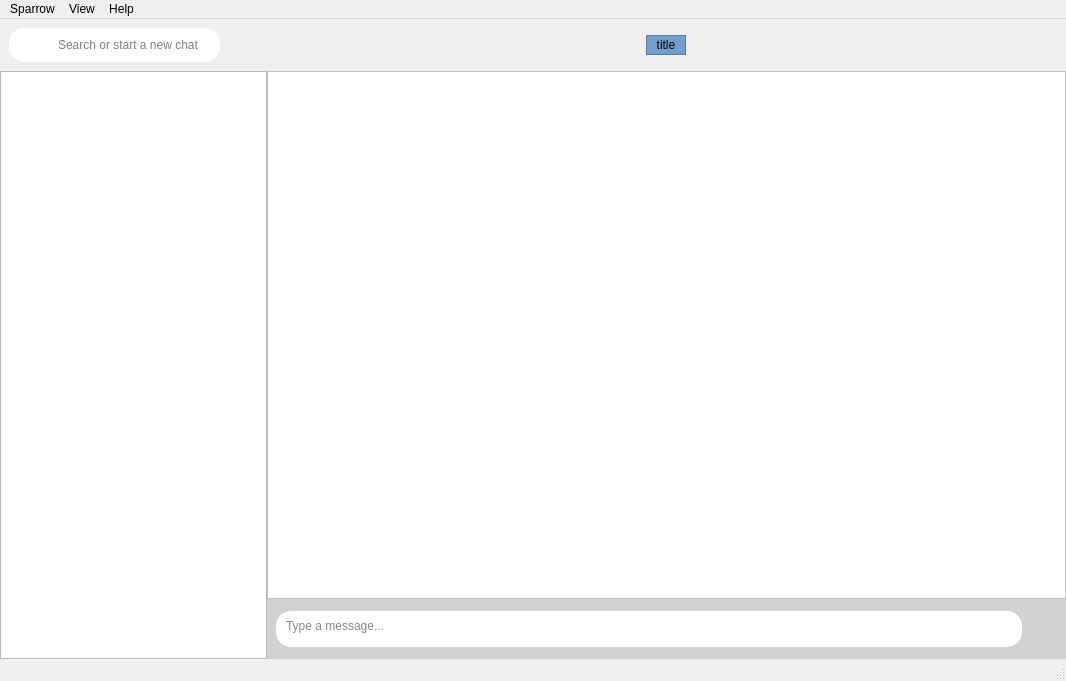
<?xml version="1.0" encoding="UTF-8"?>
<ui version="4.0">
 <class>MainWindow</class>
 <widget class="QMainWindow" name="MainWindow">
  <property name="geometry">
   <rect>
    <x>0</x>
    <y>0</y>
    <width>1066</width>
    <height>681</height>
   </rect>
  </property>
  <property name="windowTitle">
   <string>Sparrow</string>
  </property>
  <property name="toolButtonStyle">
   <enum>Qt::ToolButtonIconOnly</enum>
  </property>
  <property name="tabShape">
   <enum>QTabWidget::Rounded</enum>
  </property>
  <widget class="QWidget" name="centralwidget">
   <property name="minimumSize">
    <size>
     <width>400</width>
     <height>0</height>
    </size>
   </property>
   <layout class="QVBoxLayout" name="verticalLayout" stretch="0,0">
    <property name="spacing">
     <number>0</number>
    </property>
    <property name="leftMargin">
     <number>0</number>
    </property>
    <property name="topMargin">
     <number>0</number>
    </property>
    <property name="rightMargin">
     <number>0</number>
    </property>
    <property name="bottomMargin">
     <number>0</number>
    </property>
    <item>
     <widget class="QWidget" name="toolbar" native="true">
      <property name="maximumSize">
       <size>
        <width>16777215</width>
        <height>60</height>
       </size>
      </property>
      <layout class="QHBoxLayout" name="horizontalLayout_3" stretch="1,3">
       <property name="spacing">
        <number>0</number>
       </property>
       <property name="leftMargin">
        <number>0</number>
       </property>
       <property name="topMargin">
        <number>0</number>
       </property>
       <property name="rightMargin">
        <number>0</number>
       </property>
       <property name="bottomMargin">
        <number>0</number>
       </property>
       <item>
        <widget class="QWidget" name="conversationControls" native="true">
         <property name="maximumSize">
          <size>
           <width>400</width>
           <height>16777215</height>
          </size>
         </property>
         <layout class="QHBoxLayout" name="horizontalLayout_4">
          <item>
           <widget class="QWidget" name="searchBar" native="true">
            <property name="styleSheet">
             <string notr="true">border-style: outset;
border-width: 0px;
border-radius: 15px;
background-color: white;
</string>
            </property>
            <layout class="QHBoxLayout" name="horizontalLayout_5">
             <item>
              <widget class="QPushButton" name="searchButton">
               <property name="cursor">
                <cursorShape>PointingHandCursor</cursorShape>
               </property>
               <property name="focusPolicy">
                <enum>Qt::NoFocus</enum>
               </property>
               <property name="statusTip">
                <string>Search</string>
               </property>
               <property name="styleSheet">
                <string notr="true">border: none;
outline: none;</string>
               </property>
               <property name="text">
                <string/>
               </property>
               <property name="icon">
                <iconset>
                 <normaloff>assets/search.png</normaloff>assets/search.png</iconset>
               </property>
              </widget>
             </item>
             <item>
              <widget class="QLineEdit" name="searchText">
               <property name="placeholderText">
                <string>Search or start a new chat</string>
               </property>
              </widget>
             </item>
            </layout>
           </widget>
          </item>
          <item>
           <widget class="QPushButton" name="newConversationButton">
            <property name="cursor">
             <cursorShape>PointingHandCursor</cursorShape>
            </property>
            <property name="focusPolicy">
             <enum>Qt::NoFocus</enum>
            </property>
            <property name="styleSheet">
             <string notr="true">border: none;
outline: none;</string>
            </property>
            <property name="text">
             <string/>
            </property>
            <property name="icon">
             <iconset>
              <normaloff>assets/new_conv.png</normaloff>assets/new_conv.png</iconset>
            </property>
            <property name="iconSize">
             <size>
              <width>24</width>
              <height>24</height>
             </size>
            </property>
           </widget>
          </item>
         </layout>
        </widget>
       </item>
       <item>
        <widget class="QWidget" name="conversationTitleWidget" native="true">
         <layout class="QGridLayout" name="gridLayout">
          <property name="leftMargin">
           <number>0</number>
          </property>
          <property name="topMargin">
           <number>0</number>
          </property>
          <property name="rightMargin">
           <number>0</number>
          </property>
          <property name="bottomMargin">
           <number>0</number>
          </property>
          <property name="spacing">
           <number>0</number>
          </property>
          <item row="0" column="0">
           <widget class="QLabel" name="conversationTitle">
            <property name="maximumSize">
             <size>
              <width>40</width>
              <height>20</height>
             </size>
            </property>
            <property name="cursor">
             <cursorShape>IBeamCursor</cursorShape>
            </property>
            <property name="styleSheet">
             <string notr="true">background-color: rgb(114, 159, 207);</string>
            </property>
            <property name="frameShape">
             <enum>QFrame::StyledPanel</enum>
            </property>
            <property name="frameShadow">
             <enum>QFrame::Sunken</enum>
            </property>
            <property name="lineWidth">
             <number>0</number>
            </property>
            <property name="text">
             <string>title</string>
            </property>
            <property name="alignment">
             <set>Qt::AlignCenter</set>
            </property>
            <property name="textInteractionFlags">
             <set>Qt::TextSelectableByKeyboard|Qt::TextSelectableByMouse</set>
            </property>
           </widget>
          </item>
         </layout>
        </widget>
       </item>
      </layout>
     </widget>
    </item>
    <item>
     <widget class="QWidget" name="horizontalWidget" native="true">
      <layout class="QHBoxLayout" name="horizontalLayout" stretch="1,3">
       <property name="spacing">
        <number>0</number>
       </property>
       <property name="leftMargin">
        <number>0</number>
       </property>
       <property name="topMargin">
        <number>0</number>
       </property>
       <property name="rightMargin">
        <number>0</number>
       </property>
       <property name="bottomMargin">
        <number>0</number>
       </property>
       <item>
        <widget class="QListView" name="conversationList">
         <property name="minimumSize">
          <size>
           <width>130</width>
           <height>0</height>
          </size>
         </property>
         <property name="maximumSize">
          <size>
           <width>400</width>
           <height>16777215</height>
          </size>
         </property>
         <property name="toolTip">
          <string>A list of your conversations</string>
         </property>
         <property name="statusTip">
          <string>Conversation list</string>
         </property>
         <property name="styleSheet">
          <string notr="true"/>
         </property>
         <property name="frameShape">
          <enum>QFrame::StyledPanel</enum>
         </property>
         <property name="frameShadow">
          <enum>QFrame::Sunken</enum>
         </property>
         <property name="lineWidth">
          <number>1</number>
         </property>
         <property name="verticalScrollBarPolicy">
          <enum>Qt::ScrollBarAlwaysOff</enum>
         </property>
         <property name="horizontalScrollBarPolicy">
          <enum>Qt::ScrollBarAlwaysOff</enum>
         </property>
        </widget>
       </item>
       <item>
        <widget class="QWidget" name="aConversation" native="true">
         <layout class="QVBoxLayout" name="verticalLayout_2" stretch="0,0">
          <property name="spacing">
           <number>0</number>
          </property>
          <property name="sizeConstraint">
           <enum>QLayout::SetDefaultConstraint</enum>
          </property>
          <property name="leftMargin">
           <number>0</number>
          </property>
          <property name="topMargin">
           <number>0</number>
          </property>
          <property name="rightMargin">
           <number>0</number>
          </property>
          <property name="bottomMargin">
           <number>0</number>
          </property>
          <item>
           <widget class="QScrollArea" name="conversationHistoryArea">
            <property name="statusTip">
             <string>Conversation history</string>
            </property>
            <property name="styleSheet">
             <string notr="true">background-color: rgb(255, 255, 255);</string>
            </property>
            <property name="verticalScrollBarPolicy">
             <enum>Qt::ScrollBarAlwaysOff</enum>
            </property>
            <property name="horizontalScrollBarPolicy">
             <enum>Qt::ScrollBarAlwaysOff</enum>
            </property>
            <property name="widgetResizable">
             <bool>true</bool>
            </property>
            <widget class="QWidget" name="scrollAreaWidgetContents">
             <property name="geometry">
              <rect>
               <x>0</x>
               <y>0</y>
               <width>797</width>
               <height>520</height>
              </rect>
             </property>
             <layout class="QVBoxLayout" name="verticalLayout_4" stretch="0">
              <property name="spacing">
               <number>0</number>
              </property>
              <property name="leftMargin">
               <number>12</number>
              </property>
              <property name="topMargin">
               <number>12</number>
              </property>
              <property name="rightMargin">
               <number>12</number>
              </property>
              <property name="bottomMargin">
               <number>12</number>
              </property>
              <item>
               <spacer name="verticalSpacer_2">
                <property name="orientation">
                 <enum>Qt::Vertical</enum>
                </property>
                <property name="sizeHint" stdset="0">
                 <size>
                  <width>20</width>
                  <height>0</height>
                 </size>
                </property>
               </spacer>
              </item>
             </layout>
            </widget>
           </widget>
          </item>
          <item>
           <widget class="QWidget" name="messageWidget" native="true">
            <property name="enabled">
             <bool>true</bool>
            </property>
            <property name="sizePolicy">
             <sizepolicy hsizetype="Expanding" vsizetype="Expanding">
              <horstretch>0</horstretch>
              <verstretch>0</verstretch>
             </sizepolicy>
            </property>
            <property name="minimumSize">
             <size>
              <width>0</width>
              <height>0</height>
             </size>
            </property>
            <property name="maximumSize">
             <size>
              <width>16777215</width>
              <height>60</height>
             </size>
            </property>
            <property name="sizeIncrement">
             <size>
              <width>0</width>
              <height>16</height>
             </size>
            </property>
            <property name="baseSize">
             <size>
              <width>-1</width>
              <height>60</height>
             </size>
            </property>
            <property name="styleSheet">
             <string notr="true">background-color: rgb(209, 209, 209);</string>
            </property>
            <layout class="QHBoxLayout" name="horizontalLayout_2" stretch="0,0">
             <property name="spacing">
              <number>0</number>
             </property>
             <property name="leftMargin">
              <number>9</number>
             </property>
             <property name="topMargin">
              <number>12</number>
             </property>
             <property name="rightMargin">
              <number>0</number>
             </property>
             <property name="bottomMargin">
              <number>12</number>
             </property>
             <item>
              <widget class="QTextEdit" name="messageBox">
               <property name="maximumSize">
                <size>
                 <width>16777215</width>
                 <height>96</height>
                </size>
               </property>
               <property name="baseSize">
                <size>
                 <width>0</width>
                 <height>25</height>
                </size>
               </property>
               <property name="cursor" stdset="0">
                <cursorShape>IBeamCursor</cursorShape>
               </property>
               <property name="statusTip">
                <string>Message box</string>
               </property>
               <property name="layoutDirection">
                <enum>Qt::RightToLeft</enum>
               </property>
               <property name="styleSheet">
                <string notr="true">border-style: outset;
border-width: 0px;
border-radius: 15px;
background-color: white;
padding: 4px 6px 4px 6px;
color: #111111;
font: normal 12px;</string>
               </property>
               <property name="verticalScrollBarPolicy">
                <enum>Qt::ScrollBarAlwaysOff</enum>
               </property>
               <property name="horizontalScrollBarPolicy">
                <enum>Qt::ScrollBarAlwaysOff</enum>
               </property>
               <property name="sizeAdjustPolicy">
                <enum>QAbstractScrollArea::AdjustToContents</enum>
               </property>
               <property name="html">
                <string>&lt;!DOCTYPE HTML PUBLIC &quot;-//W3C//DTD HTML 4.0//EN&quot; &quot;http://www.w3.org/TR/REC-html40/strict.dtd&quot;&gt;
&lt;html&gt;&lt;head&gt;&lt;meta name=&quot;qrichtext&quot; content=&quot;1&quot; /&gt;&lt;style type=&quot;text/css&quot;&gt;
p, li { white-space: pre-wrap; }
&lt;/style&gt;&lt;/head&gt;&lt;body style=&quot; font-family:'Noto Sans'; font-size:12px; font-weight:400; font-style:normal;&quot;&gt;
&lt;p style=&quot;-qt-paragraph-type:empty; margin-top:0px; margin-bottom:0px; margin-left:0px; margin-right:0px; -qt-block-indent:0; text-indent:0px; font-size:9pt;&quot;&gt;&lt;br /&gt;&lt;/p&gt;&lt;/body&gt;&lt;/html&gt;</string>
               </property>
               <property name="textInteractionFlags">
                <set>Qt::LinksAccessibleByKeyboard|Qt::LinksAccessibleByMouse|Qt::TextBrowserInteraction|Qt::TextEditable|Qt::TextEditorInteraction|Qt::TextSelectableByKeyboard|Qt::TextSelectableByMouse</set>
               </property>
               <property name="placeholderText">
                <string>Type a message...</string>
               </property>
              </widget>
             </item>
             <item>
              <widget class="QWidget" name="sendWidget" native="true">
               <layout class="QVBoxLayout" name="verticalLayout_3">
                <property name="spacing">
                 <number>0</number>
                </property>
                <property name="leftMargin">
                 <number>4</number>
                </property>
                <property name="topMargin">
                 <number>0</number>
                </property>
                <property name="rightMargin">
                 <number>8</number>
                </property>
                <property name="bottomMargin">
                 <number>0</number>
                </property>
                <item>
                 <spacer name="verticalSpacer">
                  <property name="orientation">
                   <enum>Qt::Vertical</enum>
                  </property>
                  <property name="sizeHint" stdset="0">
                   <size>
                    <width>20</width>
                    <height>40</height>
                   </size>
                  </property>
                 </spacer>
                </item>
                <item>
                 <widget class="QPushButton" name="sendButton">
                  <property name="baseSize">
                   <size>
                    <width>0</width>
                    <height>0</height>
                   </size>
                  </property>
                  <property name="palette">
                   <palette>
                    <active>
                     <colorrole role="Button">
                      <brush brushstyle="SolidPattern">
                       <color alpha="255">
                        <red>209</red>
                        <green>209</green>
                        <blue>209</blue>
                       </color>
                      </brush>
                     </colorrole>
                     <colorrole role="Base">
                      <brush brushstyle="SolidPattern">
                       <color alpha="255">
                        <red>209</red>
                        <green>209</green>
                        <blue>209</blue>
                       </color>
                      </brush>
                     </colorrole>
                     <colorrole role="Window">
                      <brush brushstyle="SolidPattern">
                       <color alpha="255">
                        <red>209</red>
                        <green>209</green>
                        <blue>209</blue>
                       </color>
                      </brush>
                     </colorrole>
                    </active>
                    <inactive>
                     <colorrole role="Button">
                      <brush brushstyle="SolidPattern">
                       <color alpha="255">
                        <red>209</red>
                        <green>209</green>
                        <blue>209</blue>
                       </color>
                      </brush>
                     </colorrole>
                     <colorrole role="Base">
                      <brush brushstyle="SolidPattern">
                       <color alpha="255">
                        <red>209</red>
                        <green>209</green>
                        <blue>209</blue>
                       </color>
                      </brush>
                     </colorrole>
                     <colorrole role="Window">
                      <brush brushstyle="SolidPattern">
                       <color alpha="255">
                        <red>209</red>
                        <green>209</green>
                        <blue>209</blue>
                       </color>
                      </brush>
                     </colorrole>
                    </inactive>
                    <disabled>
                     <colorrole role="Button">
                      <brush brushstyle="SolidPattern">
                       <color alpha="255">
                        <red>209</red>
                        <green>209</green>
                        <blue>209</blue>
                       </color>
                      </brush>
                     </colorrole>
                     <colorrole role="Base">
                      <brush brushstyle="SolidPattern">
                       <color alpha="255">
                        <red>209</red>
                        <green>209</green>
                        <blue>209</blue>
                       </color>
                      </brush>
                     </colorrole>
                     <colorrole role="Window">
                      <brush brushstyle="SolidPattern">
                       <color alpha="255">
                        <red>209</red>
                        <green>209</green>
                        <blue>209</blue>
                       </color>
                      </brush>
                     </colorrole>
                    </disabled>
                   </palette>
                  </property>
                  <property name="cursor">
                   <cursorShape>PointingHandCursor</cursorShape>
                  </property>
                  <property name="focusPolicy">
                   <enum>Qt::NoFocus</enum>
                  </property>
                  <property name="statusTip">
                   <string>Send</string>
                  </property>
                  <property name="styleSheet">
                   <string notr="true">border: none;
outline: none;</string>
                  </property>
                  <property name="text">
                   <string/>
                  </property>
                  <property name="iconSize">
                   <size>
                    <width>32</width>
                    <height>32</height>
                   </size>
                  </property>
                  <property name="flat">
                   <bool>true</bool>
                  </property>
                 </widget>
                </item>
               </layout>
              </widget>
             </item>
            </layout>
           </widget>
          </item>
         </layout>
        </widget>
       </item>
      </layout>
     </widget>
    </item>
   </layout>
  </widget>
  <widget class="QMenuBar" name="menubar">
   <property name="geometry">
    <rect>
     <x>0</x>
     <y>0</y>
     <width>1066</width>
     <height>22</height>
    </rect>
   </property>
   <property name="defaultUp">
    <bool>false</bool>
   </property>
   <widget class="QMenu" name="menuSparrow">
    <property name="title">
     <string>Sparrow</string>
    </property>
    <addaction name="actionAboutSparrow"/>
    <addaction name="separator"/>
    <addaction name="actionPreferences"/>
    <addaction name="separator"/>
    <addaction name="actionQuit"/>
   </widget>
   <widget class="QMenu" name="menuView">
    <property name="title">
     <string>View</string>
    </property>
    <addaction name="actionDark_Mode"/>
    <addaction name="action24Hour"/>
    <addaction name="actionAs_Sender"/>
   </widget>
   <widget class="QMenu" name="menuHelp">
    <property name="title">
     <string>Help</string>
    </property>
   </widget>
   <addaction name="menuSparrow"/>
   <addaction name="menuView"/>
   <addaction name="menuHelp"/>
  </widget>
  <widget class="QStatusBar" name="statusbar">
   <property name="enabled">
    <bool>true</bool>
   </property>
   <property name="acceptDrops">
    <bool>false</bool>
   </property>
   <property name="statusTip">
    <string/>
   </property>
   <property name="whatsThis">
    <string/>
   </property>
   <property name="autoFillBackground">
    <bool>false</bool>
   </property>
  </widget>
  <action name="actionQuit">
   <property name="checkable">
    <bool>false</bool>
   </property>
   <property name="text">
    <string>Quit</string>
   </property>
   <property name="toolTip">
    <string>Quit the app</string>
   </property>
   <property name="statusTip">
    <string>Quit the app</string>
   </property>
   <property name="shortcut">
    <string>Ctrl+Q</string>
   </property>
  </action>
  <action name="actionAboutSparrow">
   <property name="text">
    <string>About Sparrow</string>
   </property>
  </action>
  <action name="actionPreferences">
   <property name="text">
    <string>Preferences</string>
   </property>
   <property name="shortcut">
    <string>Ctrl+,</string>
   </property>
  </action>
  <action name="actionDark_Mode">
   <property name="checkable">
    <bool>true</bool>
   </property>
   <property name="text">
    <string>Dark Mode</string>
   </property>
   <property name="toolTip">
    <string>Enables a darker environment</string>
   </property>
   <property name="statusTip">
    <string>Enable a darker environment</string>
   </property>
   <property name="font">
    <font/>
   </property>
  </action>
  <action name="action24Hour">
   <property name="checkable">
    <bool>true</bool>
   </property>
   <property name="checked">
    <bool>true</bool>
   </property>
   <property name="text">
    <string>24h Format</string>
   </property>
  </action>
  <action name="actionAs_Sender">
   <property name="checkable">
    <bool>true</bool>
   </property>
   <property name="checked">
    <bool>true</bool>
   </property>
   <property name="text">
    <string>As Sender</string>
   </property>
  </action>
 </widget>
 <resources/>
 <connections/>
</ui>
